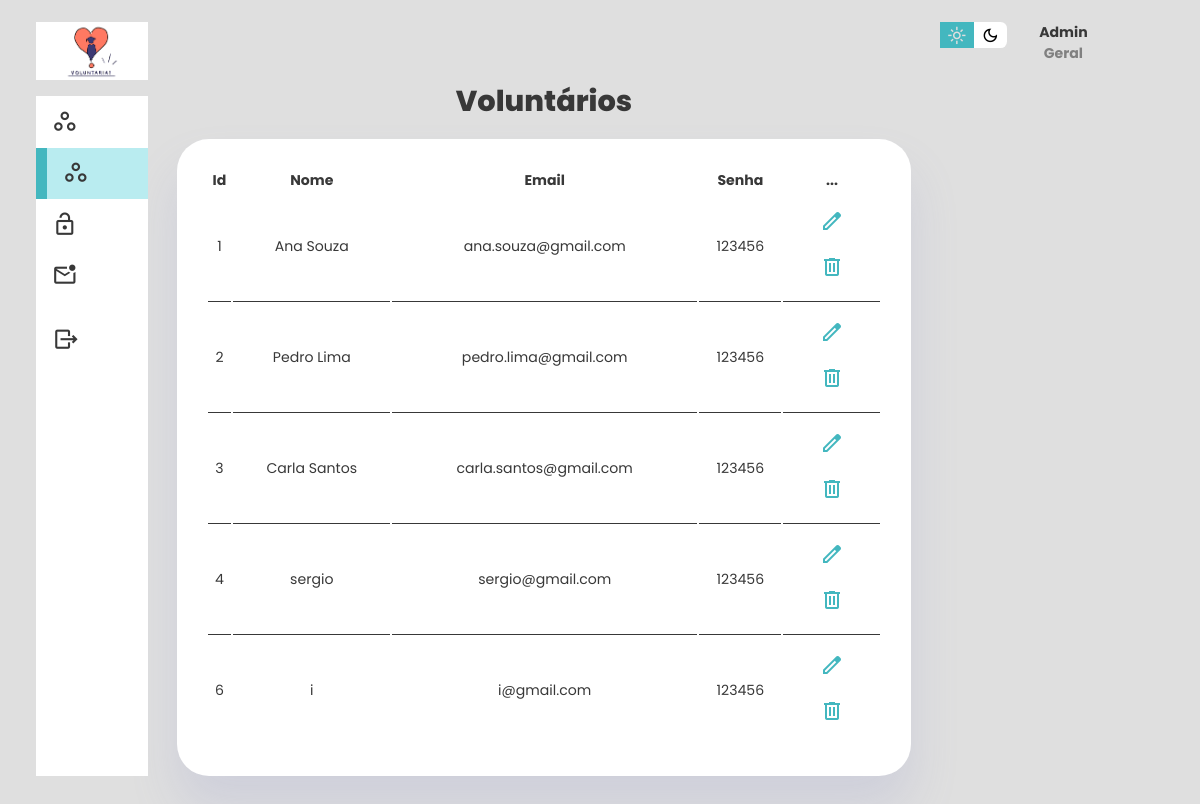
The page /admVolunt.php (signed in) on the database its author committed.
### tables this page shows
CREATE TABLE IF NOT EXISTS `voluntariocad` (
  `idvolunt` int NOT NULL AUTO_INCREMENT,
  `imagem` blob,
  `nomeVol` varchar(45) NOT NULL,
  `emailVol` varchar(60) NOT NULL,
  `senhaVol` varchar(12) NOT NULL,
  `celular` varchar(9) NOT NULL,
  `cep` varchar(8) NOT NULL,
  `numero` int NOT NULL,
  `dataNasc` date DEFAULT NULL,
  `descricao` varchar(200) DEFAULT NULL,
  `userImage` varchar(255) DEFAULT NULL,
  PRIMARY KEY (`idvolunt`),
  UNIQUE KEY `email_UNIQUE` (`emailVol`),
  UNIQUE KEY `celular_UNIQUE` (`celular`)
);

### admVolunt.php (the view, shortened to what this page needs)
<?php
include_once('conexao.php');
$sqlVoluntarios = "SELECT * FROM voluntariocad";
$resultVoluntarios = $conexao->query($sqlVoluntarios);
?>
<!DOCTYPE html>
<html lang="pt-br">
<head>
    <link rel="stylesheet" href="css/ong-admin.css">
</head>
<body>
    <div class="container">
    <aside>
            <div class="top">
                <div class="logo">
                    <img src="imagens/logo.png" alt="" width="58px">
                </div>
            </div>
            <div class="sidebar">
                <a href="admGeral.php">
                    <span class="material-symbols-outlined">workspaces</span>
                </a>
                <a href="admVolunt.php" class="active">
                    <span class="material-symbols-outlined">workspaces</span>
                </a>
                <a href="senhaAdm.php">
                    <span class="material-symbols-outlined">lock_open</span>
                </a>
                <a href="not.php">
                    <span class="material-symbols-outlined">mark_email_unread</span>
                </a>
                <a href="logout.php">
                    <span class="material-symbols-outlined">move_item</span>
                </a>
            </div>
        </aside>
        <div >
            <main>
                <div class="recent_order">
                    <h1>Voluntários</h1>
                    <div>
                        <table class="table" id="tabela-ongadmin">
                            <thead>
                                <tr>
                                    <th scope="col">Id</th>
                                    <th scope="col">Nome</th>
                                    <th scope="col">Email</th>
                                    <th scope="col">Senha</th>
                                    <th scope="col">...</th>
                                </tr>
                            </thead>
                            <tbody>
                                <?php
                                while ($voluntario = mysqli_fetch_assoc($resultVoluntarios)) {
                                    echo "<tr>";
                                    echo "<td>".$voluntario['idvolunt']."</td>";
                                    echo "<td>".$voluntario['nomeVol']."</td>";
                                    echo "<td>".$voluntario['emailVol']."</td>";
                                    echo "<td>".$voluntario['senhaVol']."</td>";
                                    echo "<td>
                                        <a href='editar-vol-adm.php?id=".$voluntario['idvolunt']."'>
                                            <span class='material-symbols-outlined'>edit</span>
                                        </a>
                                        <a href='delete-adm.php?id=".$voluntario['idvolunt']."'>
                                            <span class='material-symbols-outlined'>delete</span>
                                        </a>
                                    </td>";
                                    echo "</tr>";
                                }
                                ?>
                            </tbody>
                        </table>
                    </div>
                </div>
            </main>
        </div>
        <div class="right">
            <div class="top">
                <div class="theme-toggler">
                    <span class="material-symbols-outlined active">light_mode</span>
                    <span class="material-symbols-outlined">dark_mode</span>
                </div>
                <div class="profile">
                    <div class="info">
                        <p><b>Admin<b></p>
                        <p>Geral</p>
                    </div>
                </div>
            </div>
        </div>
    </div>
</body>
</html>

### css/ong-admin.css (style rules this page uses)
:root { --clr-primary: #052659; --clr-light: rgba(132, 139, 200, 0.18); --clr-white: #fff; --clr-dark: rgb(56, 56, 56); --clr-dark-variant: #677483; --clr-color-background: #DFDFDF; --card-border-radius:2rem; --border-radius-1:0.4rem; --border-radius-2:0.8rem; --border-radius-3:1.2rem; --clr-verde-agua:#43B7BF; --card-padding: 1.8rem; --padding-1: 1.2rem; --box-shadow: 0 2rem 3rem var(--clr-light); }
* { margin: 0; padding: 0; box-sizing: border-box; text-decoration: none; border: 0; list-style: none; appearance: none; }
body { font-family: 'Poppins', sans-serif; width: 100vw; height: 100vh; font-size: 0.88rem; user-select: none; overflow-x: hidden; background: var(--clr-color-background); }
.container { display: grid; grid-template-columns: 14rem auto 14rem; width: 96%; gap:1.8rem; margin: 0 auto; }
a { color: black; }
h1 { font-weight: 800; font-size: 1.8rem; }
p { color: gray; }
b { color: black; }
aside { height: 100vh; }
aside .top { background-color: var(--clr-white); display: flex; justify-content: space-around; align-items: center; margin-top: 1.4rem; }
aside .logo { display: flex; gap: 1rem; }
aside .sidebar { background-color: var(--clr-white); display: flex; flex-direction: column; height: 85vh; position: relative; top: 1rem; }
aside .sidebar a { display: flex; color: var(--clr-dark); margin-left: 1rem; gap: 1rem; align-items: center; height: 3.2rem; transition: all .1s ease-in; }
aside .sidebar a span { font-size: 1.6rem; transition: all .1s ease-in; }
aside .sidebar a:last-child { position: absolute; bottom: 1rem; width: 100%; }
aside .sidebar a.active { background: #b9ecf0; color: rgb(56, 56, 56); margin-left: 0; border-left: 5px solid var(--clr-verde-agua); }
aside .sidebar a.active::before { content: ''; width: 6px; height: 100%; background-color: var(--clr-verde-agua); }
main { margin-bottom: 200px; width: auto; }
main .recent_order { margin-top: 5rem; }
main .recent_order h1 { text-align: center; color: var(--clr-dark); }
main .recent_order table { margin-top: 1rem; background-color: var(--clr-white); width: 100%; border-radius: var(--card-border-radius); padding: var(--card-padding); text-align: center; box-shadow: var(--box-shadow); transition: all .3s ease; color: var(--clr-dark); }
main table tbody tr { height: 3.8rem; border-bottom: 1px solid var(--clr-white); color: var(--clr-dark); }
main table tbody td { height: 3.8rem; border-bottom: 1px solid var(--clr-dark); }
main table tbody td a { color: var(--clr-verde-agua); }
main table tbody tr:last-child td { border: none; }
main .recent_order a { text-align: center; display: block; margin: 1rem; }
.right { margin-top: 1.4rem; }
.right .top { display: flex; justify-content: start; gap: 2rem; }
.right .theme-toggler { background-color: #fff; display: flex; justify-content: space-between; height: 1.6rem; width: 4.2rem; cursor: pointer; border-radius: var(--border-radius-1); }
.right .theme-toggler span { font-size: 1.2rem; width: 50%; height: 100%; display: flex; align-items: center; justify-content: center; }
.right .theme-toggler span.active { background-color: var(--clr-verde-agua); color: var(--clr-color-background); }
.right .top .profile { display: flex; gap: 2rem; text-align: center; }
.right .info p b { color: var(--clr-dark); }
@media screen and (max-width:1200px) { .container { width: 94%; grid-template-columns: 7rem auto 14rem; } }
@media screen and (max-width:1200px) { aside .sidebar a:last-child { position: relative; margin-top: 1.8rem; } }
@media screen and (max-width:1200px) { main { display: grid; grid-template-columns: repeat(1,1fr); } }

### rows shown on the page
voluntariocad: idvolunt "1", nomeVol "Ana Souza", emailVol "ana.souza@gmail.com", senhaVol "123456"
voluntariocad: idvolunt "2", nomeVol "Pedro Lima", emailVol "pedro.lima@gmail.com", senhaVol "123456"
voluntariocad: idvolunt "3", nomeVol "Carla Santos", emailVol "carla.santos@gmail.com", senhaVol "123456"
voluntariocad: idvolunt "4", nomeVol "sergio", emailVol "sergio@gmail.com", senhaVol "123456"
voluntariocad: idvolunt "6", nomeVol "i", emailVol "i@gmail.com", senhaVol "123456"
